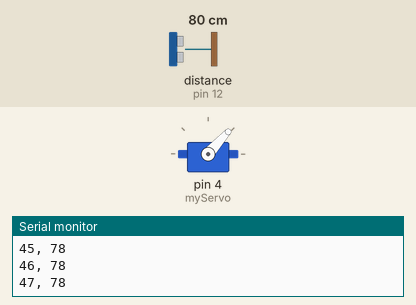
A sketch run on a simulated Arduino Uno, built with avr-gcc and run on an emulated ATmega328P. On the bench: servo, the last lines printed to the serial monitor. Wiring (inferred from the names in the program): ultrasonic range finder: trigger pin 10; echo pin 12. The inputs (shaded band) are chosen by the test bench; at power-on: distance to the obstacle (sensor on pin 12) 80 cm. The echo pulse lasts 58.3 µs per cm.

Above: at 1.2 s.
1.3 s: distance to the obstacle (sensor on pin 12) set to 2 cm
At 1.74 s:
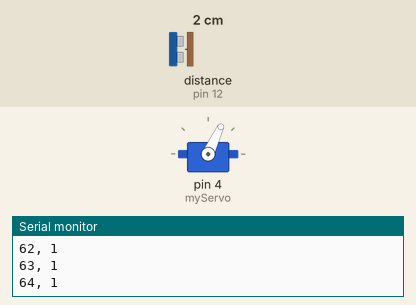
4.3 s: distance to the obstacle (sensor on pin 12) set to 250 cm
At 5.09 s:
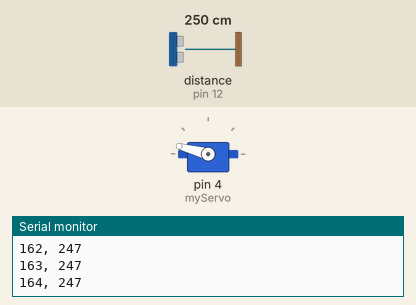
Timing chart, 0 to 13.3 s (numbered marks = the images above; inputs shaded):
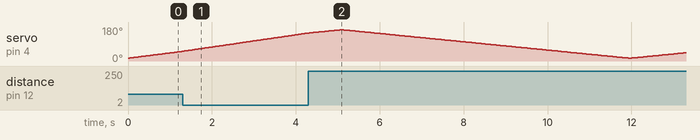

The sketch:

Experiment_no_25.ino
```cpp
#include <Servo.h>

const int trigPin = 10;
const int echoPin = 12;
Servo myServo;

long duration;
int distance;

void setup() {
  pinMode(trigPin, OUTPUT);
  pinMode(echoPin, INPUT);

  Serial.begin(9600);
  myServo.attach(4);

  Serial.println("Angle, Distance(cm)");
}

void loop() {
  // Move servo from 15° to 165° and scan distance
  for (int i = 15; i <= 165; i++) {
    myServo.write(i);
    delay(30);
    distance = calculateDistance();

    Serial.print(i);
    Serial.print(", ");
    Serial.println(distance);
  }

  // Move servo back from 165° to 15° and scan distance
  for (int i = 165; i >= 15; i--) {
    myServo.write(i);
    delay(30);
    distance = calculateDistance();

    Serial.print(i);
    Serial.print(", ");
    Serial.println(distance);
  }
}

// Function to measure distance using Ultrasonic Sensor
int calculateDistance() {
  digitalWrite(trigPin, LOW);
  delayMicroseconds(2);
  digitalWrite(trigPin, HIGH);
  delayMicroseconds(10);
  digitalWrite(trigPin, LOW);

  duration = pulseIn(echoPin, HIGH, 30000);  // 30ms timeout
  distance = (duration * 0.034) / 2;

  // Limit distance readings to a reasonable range
  if (distance == 0 || distance > 400) {
    return -1;  // Return -1 if out of range
  }
  return distance;
}
```
